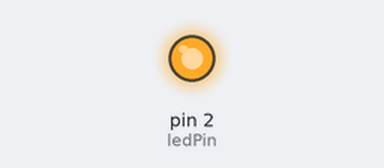
Bench run of a sketch on a simulated Arduino Uno, built with avr-gcc and run on an emulated ATmega328P. Parts: output pins drawn as LEDs (lit = HIGH).

Above: at 2.5 s.
At 5.5 s:
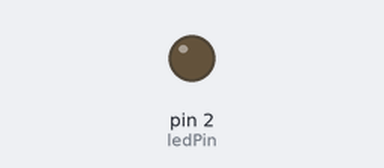
Timing chart, 0 to 7.8 s (numbered marks = the images above):
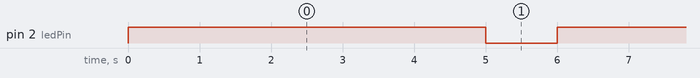

The sketch:

Blink_LED.ino
```cpp
// Define the pin where the LED is connected
const int ledPin = 2;  // Change this pin if needed

void setup() {
  // Initialize the digital pin as an output
  pinMode(ledPin, OUTPUT);
}

void loop() {
  // Turn the LED ON
  digitalWrite(ledPin, HIGH);
  delay(5000);  // Wait for 5 seconds

  // Turn the LED OFF
  digitalWrite(ledPin, LOW);
  delay(1000);  // Wait for 1 second
}
```

Measured:
- by itself, pin 2 (ledPin): alternates HIGH for 5.0 s and LOW for 1.0 s
